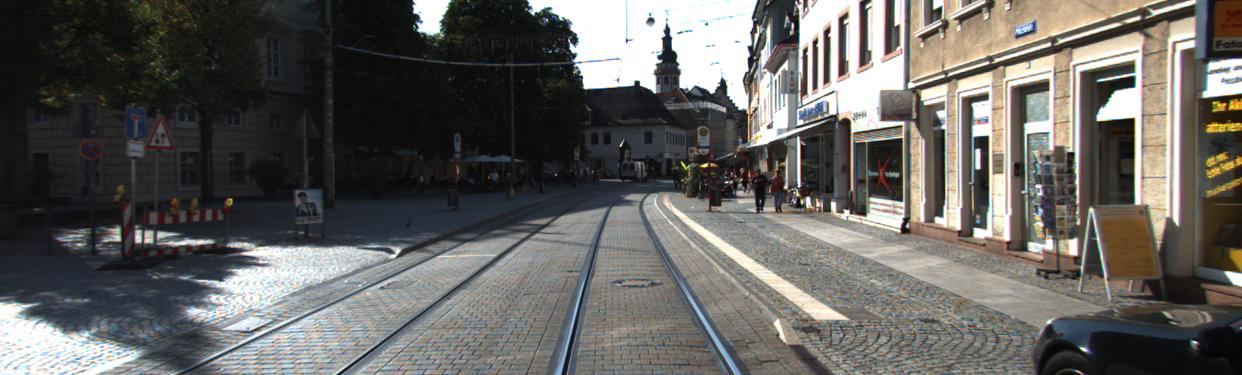
#> input picture TP-Kalman-Filtering/data/KITTI-13_img/000005.jpg, 1242 x 375 px, given in place of cows_first_frame.png, which was not available; the run also reads 2 pictures not shown here
$ jupyter execute --allow-errors TP_ParticleFiltering.ipynb   (shell and % lines are left out)   (text cells are left out)
#> lines starting #> are read from the running program, lines starting #| are printed output that depends on the picture; pictures that were not available may be replaced by others from this repository, and a replacement may not be noted
### particle_filter.py
import numpy as np


class ParticleFilter(object):
    """
    Implements a particle filter. The implementation is generic with respect to the choice
    of state propagation model and of measurement model, it can receive arbitrary functions.

    Parameters:

    dim_x: int
        Number of state variables for the particle filter. For example, if
        you are tracking the position and velocity of an object in one
        dimension, dim_x would be 2.
    n_particles: int
        Number of particles for the particle filter
    tau: float between 0 and 1
        tau*n_particles is the threshold on the effective sample size under which
        the particles are resampled and their weights reset to 1/N. If 0 we will never
        resample (SIS behaviour). If 1 we will resample at each step (SIR behaviour).

    Attributes:

    particles: numpy.array(n_particles, dim_x)
        Current state estimates recorded by all particles. Each row
        contains the state of a particle
    weights: numpy.array(n_particles)
        Weights of the particles. The weights sum to 1 over all particles.
    forward: function of signature forward(particles) -> particles
        Function that will be called to perform the predict step of the particle filter,
        whereby the forward state propagation model (including drift and noise) is applied to all particles.
        This returns updated particles.
    likelihood: function of signature likelihood(particles, z) -> likelihoods
        Function that will be called to perform the update step of the particle filter,
        whereby the measurement model and the observation z are used to compute likelihood values
        p(z|x_i) where x_i=particles[i]. The update step uses these likelihood values to update the weights.

    The particle filter can be used like this:

    PF = ParticleFilter(dim_x, n_particles=..., tau=..., forward=..., likelihood=...)
    self.particles = ... # Initialize particles

    while new time step:
        PF.resample()
        PF.predict()
        z = read_measurement(...)
        PF.update(z)
        mean_state = PF.state_expectation()

    """

    def __init__(self, dim_x, n_particles=100, tau=0.5, forward=None, likelihood=None):
        self.dim_x = dim_x
        self.n_particles = n_particles
        self.tau = tau

        if forward is None: # default state propagation model x_k+1 = x_k
            forward = lambda particles: particles
        if likelihood is None: # default likelihood values ignore measurement z and are all constant
            likelihood = lambda particles, z: np.ones((particles.shape[0],))

        self.forward = forward
        self.likelihood = likelihood

        # Default values for the particles and weights
        self.particles = np.zeros((n_particles, dim_x))
        self.weights = np.ones((n_particles,))/n_particles

    def resample(self, tau=None):
        if tau is None:
            tau = self.tau

        threshold = tau*self.n_particles

        # Compute the effective sample size
        N_eff = 1.0/np.sum(self.weights**2)

        # resample if necessary
        if N_eff <= threshold:
            # Hint: you can use numpy.random.choice
            indices = np.random.choice(self.n_particles, size=self.n_particles, replace=True, p=self.weights)
            self.particles = self.particles[indices]
            self.weights = np.ones((self.n_particles,))/self.n_particles


    def predict(self, forward=None):
        """
        Apply the 'forward' model (state propagation model) to the particles
        """
        if forward is None:
            forward = self.forward

        self.particles = forward(self.particles)

    def update(self, z, likelihood=None):
        """
        Update the weight of the particles using the measurement model define in 'likelihood'
        """
        if likelihood is None:
            likelihood = self.likelihood

        # Compute the vector of likelihoods (one likelihood value per particle)
        likelihoods = likelihood(self.particles, z) # likelihoods[i] = p(z|x_i) where x_i = particles[i]

        # Hint: formula given in slide 78 under '3. Measure'. Don't forget to normalize!
        self.weights = self.weights*likelihoods # weights[i] = p(x_i|z)
        self.weights = self.weights/np.sum(self.weights) # weights[i] = p(x_i|z)/p(z)

    def state_expectation(self):
        """
        Computes the empirical average of the particles weighted by their weights,
        as an estimate of the mean of the posterior distribution of the state given the observations.

        Returns: numpy.array((dim_x),)
            A 1D array containing the mean state.
        """
        mean = np.average(self.particles, axis=0, weights=self.weights)

        return mean

### TP_ParticleFiltering.ipynb
[cell 1]
import os
import numpy as np

import matplotlib as mpl
import matplotlib.pyplot as plt
import matplotlib.patches as patches

import cv2 as cv

[cell 2]
data_dir = 'data'

[cell 3]
zeroth_frame_filename = os.path.join(data_dir, 'cows_first_frame.png')
zeroth_frame = cv.imread(zeroth_frame_filename)
#> zeroth_frame is the input picture: shape (375, 1242, 3); mean B, G, R 95.5, 98.4, 100.1

[cell 4]
fig = plt.figure()
ax = fig.add_subplot(111, aspect='equal')
ax.imshow(cv.cvtColor(zeroth_frame, cv.COLOR_BGR2RGB))
plt.grid(False)
plt.axis('off')
plt.show()

[cell 5]
# Template patch
template_W = 100
template_H = 100
template_x = 600
template_y = 430

# Bounding box in [x1,y1,x2,y2] format:
template_bb = np.array([template_x-template_W//2,template_y-template_H//2,
                        template_x+template_W//2,template_y+template_H//2])

[cell 6]
fig = plt.figure(figsize=(10, 10*zeroth_frame.shape[0]/zeroth_frame.shape[1]))
ax = fig.add_subplot(111, aspect='equal')
ax.imshow(cv.cvtColor(zeroth_frame, cv.COLOR_BGR2RGB))
plt.grid(False)
plt.axis('off')

d = np.array([template_x-template_W//2,template_y-template_H//2,template_W,template_H]).astype(np.int32)
ax.add_patch(patches.Rectangle((d[0],d[1]),d[2],d[3],fill=False,lw=3,ec=np.random.rand(1, 3)))
plt.show()
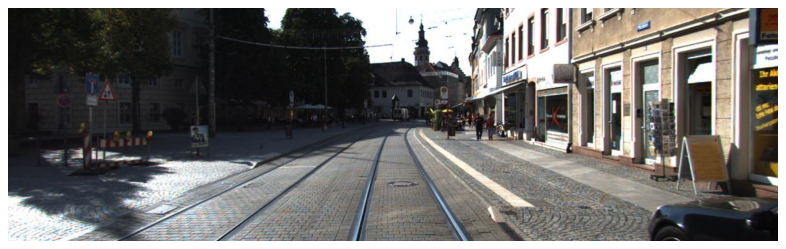
#> figure drawn by matplotlib, 1 panel

[cell 7]
def extract_patch(image, bounding_box, N=64, M=64):
    """
    Extract a rectangular patch from image at location given by bounding_box.

    Returns: numpy.array((M,N,C))
        An image of size N*M, created by linearly interpolating pixel values in the
        original image at evenly spaced coordinates starting at the top-left corner
        of bounding box and ending at the bottom right corner of bounding box

    Arguments:

    image: numpy.array((H,W,C))
    bounding_box: numpy.array((4,)) in [x1,y1,x2,y2] format
    """
#> called with bounding_box = array of shape (4,), N = 64, M = 64

    # x and y coordinates at which to interpolate
    map_x, map_y = np.meshgrid(np.linspace(bounding_box[0],bounding_box[2],N,dtype='float32'),
                               np.linspace(bounding_box[1],bounding_box[3],M,dtype='float32'))

    # Hint: you can use cv.remap, with linear interpolation and border replication
    patch = cv.remap(image, map_x, map_y, cv.INTER_LINEAR, borderMode=cv.BORDER_REPLICATE)
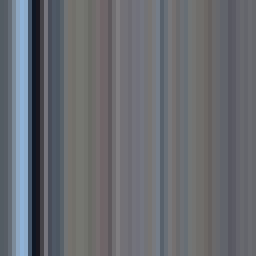
#> patch: shape (64, 64, 3) (shown 4 times larger); mean B, G, R 112.6, 106.8, 104

    return patch

[cell 8]
N = 64 # number of pixels in the patch along the x-axis
M = 64 # number of pixels in the patch along the y-axis

# Extract the template patch
template = extract_patch(zeroth_frame, template_bb, N, M)

[cell 9]
fig = plt.figure()
ax = fig.add_subplot(111, aspect='equal')
ax.imshow(cv.cvtColor(template, cv.COLOR_BGR2RGB))
plt.grid(False)
plt.axis('off')
plt.show()

[cell 10]
def mse_likelihood(image, template, bounding_boxes, lbda):
    """
    Evaluates the likelihood p(image|x_i) for x_i=bounding_boxes[i] for all i.
    The likelihood model is based on the patch-to-template Mean Square Error.

    Arguments:

    image: numpy.array((H,W,C))
    template: numpy.array((N,M,C))
    bounding_boxes: numpy.array((P,4)) where each row is in the format [x1,y1,x2,y2]
    lbda: real value or 1D numpy.array((L,))

    Returns: 1D numpy.array((P,)) if lbda is a scalar, numpy.array((L,P)) if lbda is a 1D array
        An array containing the likelihood values for each bounding box and each value of lbda.
    """

    # Extract patches delimited by bounding_boxes, where each
    # patch has the same dimensions as the template
    # Store them in a python list:
    patch_list = [extract_patch(image, bounding_box, template.shape[1], template.shape[0]) for bounding_box in bounding_boxes]

    # Compute the mean squared error between patch and template intensities, for every patch in the patch_list.
    mse_list = [np.mean((patch - template)**2) for patch in patch_list]
    mse = np.array(mse_list)

    # Compute the likelihood values and store them in a numpy array
    if np.isscalar(lbda):
        likelihoods = np.exp(-lbda*mse/2)
    else:
        likelihoods = np.exp(-lbda[:,np.newaxis]*mse[np.newaxis,:])

    return likelihoods

[cell 11]
bbs = [np.array([x-template_W//2,y-template_H//2,
                 x+template_W//2,y+template_H//2,]) for y in np.arange(0, zeroth_frame.shape[0], 10)
       for x in np.arange(0, zeroth_frame.shape[1], 10)]
bbs = np.array(bbs)

H_lik = zeroth_frame.shape[0]//10
#> H_lik = 37
W_lik = zeroth_frame.shape[1]//10
#> W_lik = 124
lbdas = np.array([0.005, 0.01, 0.02, 0.05, 0.1, 1.])
likelihoods = mse_likelihood(zeroth_frame, template, bbs, lbdas)
#> call 3 of extract_patch, with bounding_box = array of shape (4,), N = 64, M = 64
#> in extract_patch (call 3), `map_x, map_y = np.meshgrid(np.linspace(bounding_box[0],bounding_box[2]..`:
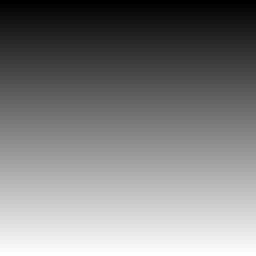
#> map_y: shape (64, 64) float32 (shown 4 times larger); min -50, max 50, mean 0; drawn with min black and max white
#> in extract_patch (call 10), `map_x, map_y = np.meshgrid(np.linspace(bounding_box[0],bounding_box[2]..`:
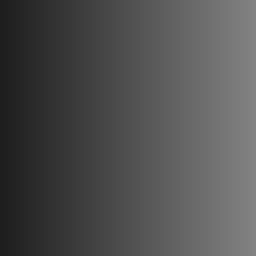
#> map_x: shape (64, 64) float32 (shown 4 times larger); min 30, max 130, mean 80
#> in extract_patch (call 13), `map_x, map_y = np.meshgrid(np.linspace(bounding_box[0],bounding_box[2]..`:
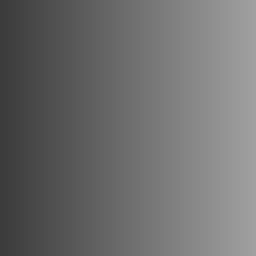
#> map_x: shape (64, 64) float32 (shown 4 times larger); min 60, max 160, mean 110
#> in extract_patch (call 16), `map_x, map_y = np.meshgrid(np.linspace(bounding_box[0],bounding_box[2]..`:
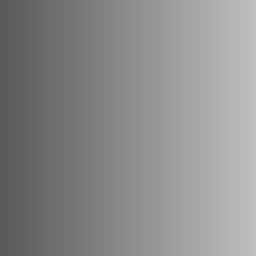
#> map_x: shape (64, 64) float32 (shown 4 times larger); min 90, max 190, mean 140
#> in extract_patch (call 19), `map_x, map_y = np.meshgrid(np.linspace(bounding_box[0],bounding_box[2]..`:
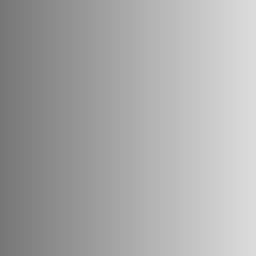
#> map_x: shape (64, 64) float32 (shown 4 times larger); min 120, max 220, mean 170
#> in extract_patch (call 21), `patch = cv.remap(image, map_x, map_y, cv.INTER_LINEAR, borderMode=cv.B..`:
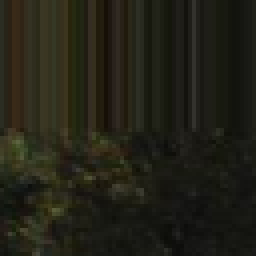
#> patch: shape (64, 64, 3) (shown 4 times larger); mean B, G, R 22.2, 33, 34
#> in extract_patch (call 22), `map_x, map_y = np.meshgrid(np.linspace(bounding_box[0],bounding_box[2]..`:
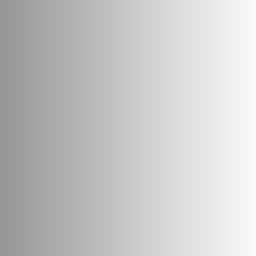
#> map_x: shape (64, 64) float32 (shown 4 times larger); min 150, max 250, mean 200
#> in extract_patch (call 22), `patch = cv.remap(image, map_x, map_y, cv.INTER_LINEAR, borderMode=cv.B..`:
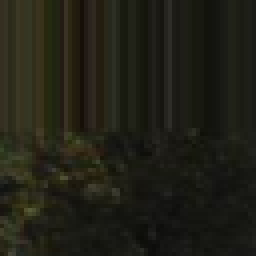
#> patch: shape (64, 64, 3) (shown 4 times larger); mean B, G, R 21.8, 31.9, 32.4
#> in mse_likelihood, `patch_list = [extract_patch(image, bounding_box, template.shape[1], te..`: patch_list = 4750 items
#> in mse_likelihood, `mse_list = [np.mean((patch - template)**2) for patch in patch_list]`: mse_list = 4750 values, max 124 at index 29, min 48.16 at index 4685, mean 108.6
#> in mse_likelihood, `mse = np.array(mse_list)`: mse has the same summary as mse_list

fig, axs = plt.subplots(2, 3, figsize=(15, 7))
#> (the rest of this cell did not finish here and is left out)

[cell 12]
n_bins = 10

# Convert to HSV then compute the Hue Saturation histogram
# Hints: You can use cv.cvtColor, cv.calcHist, cv.normalize instead of reimplementing these routines yourself
# We compute the histogram only based on the first two channels (Hue-Saturation).
# The range of the hue channel is 0-179 included. The range of the saturation channel is 0-255 included.
template_hsv = cv.cvtColor(template, cv.COLOR_BGR2HSV) # template converted to HSV color space
template_hist = cv.calcHist([template_hsv], [0,1], None, [n_bins,n_bins], [0,180,0,256]) # normalized histogram

[cell 13]
def histogram_likelihood(image, template_hist, bounding_boxes, N, M, lbda):
    """
    Evaluates the likelihood p(image|x_i) for x_i=bounding_boxes[i] for all i.
    The likelihood model is based on a histogram Bhattacharyya distance.

    Arguments:

    image: numpy.array((H,W,C))
    template_hist: numpy.array((n_bins,n_bins)), the template histogram
    bounding_boxes: numpy.array((P,4)) where each row is in the format [x1,y1,x2,y2]
    lbda: real value or 1D numpy.array((L,))

    Returns: numpy.array((P,)) if lbda is a scalar, numpy.array((L,P)) if lbda is a 1D array
        An array containing the likelihood values for each bounding box and each value of lbda.
    """
#> called with template_hist = array of shape (10, 10), bounding_boxes = array of shape (4750, 4), N = 64, M = 64, lbda = array of shape (6,)

    n_bins = template_hist.shape[0]
#> n_bins = 10

    # Extract patches delimited by bounding_boxes, where each
    # patch has dimensions N, M
    # Store them in a python list:
    patch_list = [extract_patch(image, bounding_box, N, M) for bounding_box in bounding_boxes]
#> patch_list = 4750 items

    # Convert patches to HSV
    patch_list = [cv.cvtColor(patch, cv.COLOR_BGR2HSV) for patch in patch_list]

    # Compute histograms
    histogram_list = [cv.calcHist([patch], [0,1], None, [n_bins,n_bins], [0,180,0,256]) for patch in patch_list]
#> histogram_list = 4750 items


    # Compute the Bhattacharyya distance between patch and template histograms, for every patch in the patch_list.
    # Hint: you can use cv.compareHist rather than code the metric yourself
    distance_list = [cv.compareHist(patch_hist, template_hist, cv.HISTCMP_BHATTACHARYYA) for patch_hist in histogram_list]
#> distance_list = 4750 values, max 0.975 at index 19, min 0.324 at index 4685, mean 0.641
    square_distances = np.array(distance_list)**2
#> square_distances = 4750 values, max 0.951 at index 19, min 0.105 at index 4685, mean 0.425

    # Compute the likelihood values and store them in a 1D numpy array
    if np.isscalar(lbda):
        likelihoods = np.exp(-lbda*square_distances/2)
    else:
        likelihoods = np.exp(-lbda[:,np.newaxis]*square_distances[np.newaxis,:])

    return likelihoods

[cell 14]
bbs = [np.array([x-template_W//2,y-template_H//2,
                 x+template_W//2,y+template_H//2,]) for y in np.arange(0, zeroth_frame.shape[0], 10)
       for x in np.arange(0, zeroth_frame.shape[1], 10)]
bbs = np.array(bbs)

H_lik = zeroth_frame.shape[0]//10
W_lik = zeroth_frame.shape[1]//10
lbdas = np.array([0.01, 0.1, 1., 10., 100., 1e3])
likelihoods = histogram_likelihood(zeroth_frame, template_hist, bbs, N, M, lbdas)

fig, axs = plt.subplots(2, 3, figsize=(15, 7))
#> (the rest of this cell did not finish here and is left out)

[cell 15]
def state_propagation(particles, process_noise_std=np.array([10.,10.,0.01])):
    """
    Apply the state propagation model to the particles.

    particles: numpy.array((n_particles, 6))

    Returns: numpy.array((n_particles, 6)), the updated particles
    """
    # apply the state propagation model to the particles and return the updated particles

    noise = np.random.standard_normal(particles[:,3:].shape)*process_noise_std.reshape((1,3))

    particles[:,3:] += noise

    particles[:,:3] += particles[:,3:]

    return particles

[cell 16]
def particles_to_bounding_boxes(particles):
    """
    Convert the format in which particles are written to the bounding box
    [x1,y1,x2,y2] format

    particles: numpy.array((n_particles, 6))

    Returns: numpy.array((n_particles, 4))
    """
    width = template_W * particles[:,2]
    height = template_H * particles[:,2]

    x1 = particles[:,0] - width/2
    x2 = particles[:,0] + width/2
    y1 = particles[:,1] - height/2
    y2 = particles[:,1] + height/2

    bounding_boxes = np.stack((x1,y1,x2,y2), axis=1)

    return bounding_boxes

[cell 17]
import os

from IPython.display import clear_output

import matplotlib
import matplotlib.pyplot as plt
import matplotlib.patches as patches

[cell 18]
from particle_filter import ParticleFilter

[cell 19]
video_path = os.path.join('data', 'cows.avi')

colour_particle = np.array([1.,1.,0])
colour_mean = np.random.rand(1, 3)
if not os.path.exists('output'):
    os.makedirs('output')
if not os.path.exists('output/images'):
    os.makedirs('output/images')

# Define likelihood and forward functions (cf. format expected in ParticleFilter)
# Hint: you can use lambda expressions to create functions based on xxx_likelihood and state_propagation
# but with the correct arguments

forward = lambda particles: state_propagation(particles)
#likelihood = lambda particles, z: mse_likelihood(z, template, particles_to_bounding_boxes(particles), 1)

# Initialize particle filter
N = 6
#> (the rest of this cell did not finish here and is left out)

#> (a cell that did not finish here is left out)

[cell 21]
# Reload the png's and save as video for better visualization
image_folder = os.path.join('output', 'images')
video_name = os.path.join('output','video.avi')

images = [img for img in sorted(os.listdir(image_folder)) if img.endswith(".png")]
#> (the rest of this cell did not finish here and is left out)

[cell 22]
zeroth_frame_filename = os.path.join(data_dir, 'pres_debate_first_frame.png')
zeroth_frame = cv.imread(zeroth_frame_filename)

[cell 23]
zeroth_frame.shape
#> Out = (375, 1242, 3)

[cell 24]
fig = plt.figure()
ax = fig.add_subplot(111, aspect='equal')
ax.imshow(cv.cvtColor(zeroth_frame, cv.COLOR_BGR2RGB))
plt.grid(False)
plt.axis('off')
plt.show()

[cell 25]
# Template patch
template_W = 75
template_H = 75
template_x = 570
template_y = 440

# Bounding box in [x1,y1,x2,y2] format:
template_bb = np.array([template_x-template_W//2,template_y-template_H//2,
                        template_x+template_W//2,template_y+template_H//2])

[cell 26]
fig = plt.figure(figsize=(10, 10*zeroth_frame.shape[0]/zeroth_frame.shape[1]))
ax = fig.add_subplot(111, aspect='equal')
ax.imshow(cv.cvtColor(zeroth_frame, cv.COLOR_BGR2RGB))
plt.grid(False)
plt.axis('off')

d = np.array([template_x-template_W//2,template_y-template_H//2,template_W,template_H]).astype(np.int32)
ax.add_patch(patches.Rectangle((d[0],d[1]),d[2],d[3],fill=False,lw=3,ec=np.random.rand(1, 3)))
plt.show()

[cell 27]
N = 64 # number of pixels in the patch along the x-axis
M = 64 # number of pixels in the patch along the y-axis

# Extract the template patch
template = extract_patch(zeroth_frame, template_bb, N, M)

[cell 28]
fig = plt.figure()
ax = fig.add_subplot(111, aspect='equal')
ax.imshow(cv.cvtColor(template, cv.COLOR_BGR2RGB))
plt.grid(False)
plt.axis('off')
plt.show()

[cell 29]
# Define the template histogram if you plan to use the histogram-based likelihood
n_bins = 10

template_hsv = cv.cvtColor(template, cv.COLOR_BGR2HSV)
template_hist = cv.calcHist([template_hsv], [0, 1], None, [n_bins, n_bins], [0, 180, 0, 256])

[cell 30]
video_path = os.path.join('data', 'pres_debate.avi')

colour_particle = np.array([1.,1.,0])
colour_mean = np.random.rand(1, 3)
if not os.path.exists('output'):
    os.makedirs('output')
if not os.path.exists('output/images'):
    os.makedirs('output/images')

# Define forward and likelihood functions
forward = lambda particles: state_propagation(particles)
#likelihood = lambda particles, z: mse_likelihood(z, template, particles_to_bounding_boxes(particles), 1)
likelihood = lambda particles, z: histogram_likelihood(z, template_hist, particles_to_bounding_boxes(particles), N, M, 100)


# Initialize particle filter
PF = ParticleFilter(6, forward=forward, likelihood=likelihood)

# Initialize particle x, y, s values to match the template location and size
PF.particles[:,0] = template_x
PF.particles[:,1] = template_y
PF.particles[:,2] = 1

count = -1
video_capture = cv.VideoCapture(video_path)

while(True):
    # Read frame
    ret, frame = video_capture.read()
    if(frame is None): break

    # Run the particle filter
    count +=1
    if (count % 1) != 0:
        continue

    if count > 0: # ignore first template frame
        # Call ParticleFilter resample, predict and update routines:
        PF.resample()
        PF.predict()
        PF.update(frame)

    # Compute the expectation of the state posterior
    mean_state = PF.state_expectation()
    mean_bb = particles_to_bounding_boxes(np.expand_dims(mean_state, axis=0))

    # Plot the frame with all particles' bounding boxes overlayed
    clear_output(wait=True)

    fig = plt.figure(figsize=(10, 10*frame.shape[0]/frame.shape[1]))
    ax = fig.add_subplot(111, aspect='equal')
    ax.imshow(cv.cvtColor(frame, cv.COLOR_BGR2RGB))
    plt.grid(False)
    plt.axis('off')

    for d in particles_to_bounding_boxes(PF.particles):
        d = d.astype(np.int32)
        ax.add_patch(patches.Rectangle((d[0],d[1]),d[2]-d[0],d[3]-d[1],fill=False,lw=1,ec=colour_particle))

    plt.show();

    # Plot and save frame with the mean state overlayed
    fig = plt.figure(figsize=(10, 10*frame.shape[0]/frame.shape[1]))
    ax = fig.add_subplot(111, aspect='equal')
    ax.imshow(cv.cvtColor(frame, cv.COLOR_BGR2RGB))
    plt.grid(False)
    plt.axis('off')

    d = mean_bb[0].astype(np.int32)
#> d = [532, 402, 607, 477]
    ax.add_patch(patches.Rectangle((d[0],d[1]),d[2]-d[0],d[3]-d[1],fill=False,lw=3,ec=colour_mean))

    plt.savefig(os.path.join('output', 'images', str(count).zfill(6) + '.png'))
    plt.show();
